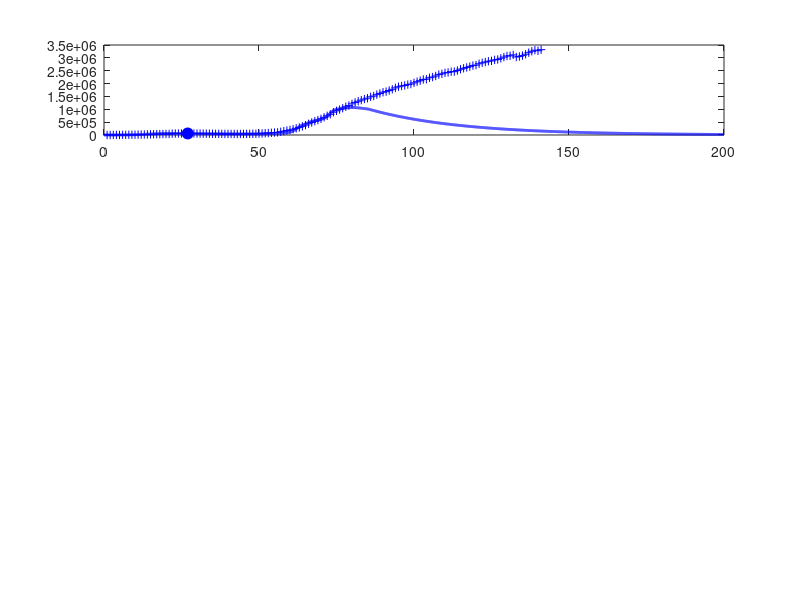

MATLAB code for this plot: (Note: this script raises an error after producing the figure.)
% svr19.m

% Revised:  2020 03 25

% Mathemtatical model for the spread of the covid19 virus
% Model for GLOBAL spread of virus
% Model for CHINA spread of virus: download svr19CHINA.m
% Data from https://www.worldometers.info/coronavirus/
% Date file:  covid19.mat  variable covid19
% Model specified by the variables in the INPUT SECTION of the Script

% DOING PHYSICS WITH MATLAB: 
%   http://www.physics.usyd.edu.au/teach_res/mp/mphome.htm
% Documentation
%   http://www.physics.usyd.edu.au/teach_res/mp/doc/sird19E.htm
% Download Scripts
%   http://www.physics.usyd.edu.au/teach_res/mp/mscripts/

% Ian Cooper
% email: matlabvisualphysics@gmail.com
% Matlab 2019b

% Populations: Data d / Model
% Susceptible individuals:  Sd  S
% Active infections (currently infected);  Id  I
% Recovered:  Rd  R
% Dead:  Dd  D

close all
clear
clc

global Imax Rmax Dmax ITmax Smax

load('covid19.mat')

% save covid19.mat covid19

% DATA: variable covid19
% Col 1: World   Id   Currently Infected Cases
% Col 2: World   Rd   Recovered
% Col 3: World   Dd   Deaths

% Data for China with Script svr19CHINA.m
% Col 4: China   Total infected cases
% Col 5: China   Currently Infected Cases
% Col 6: China   Deaths
% Col 7: USA     Total infected cases
% Col 8: USA     Currently infected cases
% Col 9: USA     Deaths
% Col 10: AUST     Total infected cases
% Col 11: AUST     Currently infected cases
% Col 12: AUST     Deaths
% Col 13: IND     Total infected cases
% Col 14: IND     Currently infected cases
% Col 15: IND     Deaths


% Model: number of time steps 
  num = 5000;

% *********************************************************************  
% INPUTS: Model Parameters
% ********************************************************************* 

% Maximum number of days for model   [200]
  tMax = 200;
% Initial number of infections   [0.004] 
  I = zeros(num,1);
  I(1) = 0.004;
% Adjustible model parameters  
% S --> I  [0.38] 
  a = 0.39;
% I --> R  [0.036]
  b = 0.028;
% I --> D  [0.0025]
  d = 0.0058;
  

% *********************************************************************  
% SETUP
% ********************************************************************* 
  
% DATA: Id Rd Dd / Number of data days for COVID19  
  Ndays = find(covid19 == 0,1) - 1;  
  Id  = covid19(1:Ndays,1);
  Rd = covid19(1:Ndays,2);
  Dd    = covid19(1:Ndays,3);

% Model: S  D  R  
  S = zeros(num,1);
  D = zeros(num,1);
  R = zeros(num,1);
  
% Model: Initial values for populations
  S(1) = 1;
  D(1) = 0;
  R(1) = 0;   
  
% TIME [days]
  t = linspace(0,tMax,num)';
  dt = t(2) - t(1);

% SURGE FACTORS
  s = zeros(num,1);
  for n = 1:num-1
    if t(n) > 30;  s(n) = 0.33; end
    if t(n) > 58;  s(n) = 0.85; end 
    if t(n) > 64;  s(n) = 1.90; end   
    if t(n) > 68;  s(n) = 2.80; end 
    if t(n) > 71;  s(n) = 3.50; end  
    if t(n) > 75;  s(n) = 4.50; end  
    if t(n) > 85; s(n) = 0.00; end  
  end  
  

% *********************************************************************  
% MODEL: Time Evolution
% ********************************************************************* 
 
for n = 1:num-1
  dS = -a*S(n)*I(n)*dt;
  dI = -dS;
  I(n+1) = I(n) + dI;
  dR = b*I(n)*dt;
  dD = d*I(n)*dt;
  surge = s(n)*S(n)*dt;
  R(n+1) = R(n)+ dR;
  D(n+1) = D(n) + dD;
  S(n+1) = S(n) + dS + surge;
  I(n+1) = I(n+1) - dR - dD;
end

% Scaling I, R and D values at day specified by t_index 
%   I(27) = Id(27)
  t_index = 27;
  index = find(t > t_index,1);
  f = Id(t_index)./ I(index);

% Scale populations
  I = f.*I;
  R = f.*R;
  D = f*D;
  
  Imax = max(I);
  Rmax = max(R);
  Dmax = max(D);
  Smax = max(S);
  
% Model: total population that has been infected;  
  Itot = I + R + D;
  ITmax = max(Itot);
  
% Data
  Idtot = Id + Rd + Dd;
  Idmax = max(Id);
  Rdmax = max(Rd);
  Ddmax = max(Dd);
  ITdmax = max(Idtot);
  
% Percentages: model
  pI = 100*I(end) / Itot(end);
  pR = 100*R(end) / Itot(end);
  pD = 100*D(end) / Itot(end);
  
% Percentages: Data
  pId = 100*Id(end) / Idtot(end);
  pRd = 100*Rd(end) / Idtot(end);
  pDd = 100*Dd(end) / Idtot(end);

  
  
% *********************************************************************  
% GRAPHICS
% ********************************************************************* 

figure(1)
  set(gcf,'units','normalized');
  set(gcf,'position',[0.02 0.05 0.3 0.75]);
  set(gcf,'color','w');

subplot(4,1,1)  % INFECTIONS
    xP = 1: Ndays;
    yP = Id;
    plot(xP,yP,'b+')   
    hold on
    
    xP = t_index; yP = Id(t_index);
    plot(xP,yP,'bo','markerfacecolor','b','markersize',8)
    
    xP = t; yP = I;
    plot(xP,yP,'b','linewidth',2)
   
    plotMonths(1)
    
    grid on
    title('Active Infections  I')
    ylabel('I','FontName','Times New Roman')  
    set(gca,'fontsize',12)
  
    
subplot(4,1,2)   % RECOVERIES
    xP = 1: Ndays;
    yP = Rd; 
    plot(xP,yP,'k+')
    hold on
 
    xP = t_index; yP = Rd(t_index);
    plot(xP,yP,'ko','markerfacecolor','k','markersize',8)
    
    xP = t; yP = R;
    plot(xP,yP,'k','linewidth',2)
    
    plotMonths(2)
    
    grid on

    ylabel('R')
    title('Recoveries  R')
    set(gca,'fontsize',12)
   
 
 subplot(4,1,3)    % DEATHS
    xP = 1: Ndays;
    yP = Dd; 
    plot(xP,yP,'r+')
    hold on
 
    xP = t_index; yP = Dd(t_index);
    plot(xP,yP,'ro','markerfacecolor','r','markersize',8)
    
    xP = t; yP = D;
    plot(xP,yP,'r','linewidth',2)
    
    plotMonths(3)
    grid on
    
    ylabel('D')
    title('Deaths  D')
    set(gca,'fontsize',12) 
    
    
 subplot(4,1,4)   % Total infections
 
    th = 5;
    k = log(2)/th;
    v0 = 177400/exp(k*60);
    v = v0.*exp(k*t);
  %  v(v > ITmax) = ITmax;
    
    xP = t(1:2500);
    yP = v(1:2500);
    plot(xP,yP,'r','linewidth',1.2)
   
    hold on
    xP = 1: Ndays;
    yP = Idtot; 
    plot(xP,yP,'b+')
    hold on
    xP = t; yP = Itot;
    plot(xP,yP,'b','linewidth',2)
    
    plotMonths(4)
    
    ylim([0 1.2*ITmax])
    grid on
    xlabel('days elapsed')
    ylabel('I_{tot}','FontName','Times New Roman')
    title('Total Infections I_{tot}');
    set(gca,'fontsize',12) 
    
    
    
figure(2)
   set(gcf,'units','normalized');
   set(gcf,'position',[0.60 0.05 0.25 0.25]);
   set(gcf,'color','w');

   fig = figure(2);
   left_color = [0 0 0];
   right_color = [1 0 1];
   set(fig,'defaultAxesColorOrder',[left_color; right_color]);
   
    plotMonths(5)   
        
    yyaxis left
    xP = t; yP = S;
    plot(xP,yP,'k','linewidth',2)
    grid on
    xlabel('days elapsed')
    ylabel('Susceptible population  S') 
      
    yyaxis right
    xP = t; yP = s;
    plot(xP,yP,'m','linewidth',1)
    grid on
    ylabel('surge factor  s') 
        
    set(gca,'fontsize',12)    

    
    
    
figure(7)
   set(gcf,'units','normalized');
   set(gcf,'position',[0.33 0.05 0.25 0.35]);
   set(gcf,'color','w');

   xlim([0 120])
   ylim([0 250])
   hh = 250; dh = -25;
   
   txt = 'Start date:  22 January 2020';
   Htext = text(0,hh,txt,'fontsize',12);
   set(Htext,'color','k')
   
   hh = hh+dh;
   txt = 'Model Parameters';
   text(0,hh,txt,'fontsize',12)
   
   hh = hh+dh;
   txt = sprintf('I(0) = %3.0f   a = %2.3f   b = %2.3f   d = %2.3f', ...
       I(1),a,b,d);
   text(0,hh,txt,'fontsize',12)
      
   hh = hh+2*dh; 
   txt = 'DATA';
   text(0,hh,txt,'fontsize',12)
   
    z = datenum([2020 1 22]);
    z = z + Ndays-1;
    z = datetime(z,'ConvertFrom','datenum');
    z.Format = 'dd-MMM-yyyy';
    txt = cellstr(z) ; 
    text(20,hh,txt,'fontsize',12)
    
   hh = hh+dh;
   z1 = Id(end); z2 = Rd(end); z3 = Dd(end); z4 = z1+z2+z3;  
   txt = sprintf('I = %5.0f    R = %5.0f    D = %5.0f    I_{tot} = %5.0f', z1,z2,z3,z4);
   text(6,hh,txt,'fontsize',12)
   
   % Recoveries and Deaths
    pR = 100*Rd(end)/(Rd(end)+Dd(end));
    pD = 100*Dd(end)/(Rd(end)+Dd(end));
    hh = hh+dh;
    txt = sprintf('percent: Active = %2.1f  Recoveries = %2.1f    Deaths = %2.1f   ',pId,pRd,pDd);
    text(2,hh,txt,'fontsize',12)  
   
   hh = hh+2*dh; 
   txt = 'MODEL PREDICTIONS';
   text(0,hh,txt,'fontsize',12)
   
    z = datenum([2020 1 22]);
    z = z + tMax;
    z = datetime(z,'ConvertFrom','datenum');
    z.Format = 'dd-MMM-yyyy';
    txt = cellstr(z) ; 
    text(60,hh,txt,'fontsize',12)
   
   hh = hh+dh;
    z1 = I(end); z2 = R(end); z3 = D(end); z4 = z1+z2+z3;  
    txt = sprintf('I = %5.0f    R = %5.0f    D = %5.0f    I_{tot} = %5.0f', z1,z2,z3,z4);
    text(6,hh,txt,'fontsize',12)

   hh = hh+dh;
    txt = 'Peak';
    text(10,hh,txt,'fontsize',12)
    z = find(I == Imax,1);
    z = t(z) + datenum([2020 1 22]);
    z = datetime(z,'ConvertFrom','datenum');
    z.Format = 'dd-MMM-yyyy';
    txt = cellstr(z) ; 
    text(30,hh,txt,'fontsize',12)
   
    txt = sprintf('I_{peak} = %5.0f',Imax);
    text(70,hh,txt,'fontsize',12)
   
    hh = hh+dh;
    txt = sprintf('percent: Active = %2.1f  Recoveries = %2.1f    Deaths = %2.1f   ',pI,pR,pD);
    text(2,hh,txt,'fontsize',12)   
       

    
    axis off
   
    
    function  pM = plotMonths(z)
     global Imax Rmax Dmax ITmax Smax
     
     % Months
       m1 = [2020 01 22];    % day zero
       m2 = [2020 02  1];    % Feb
       m3 = [2020 03  1];    % Mar
       m4 = [2020 04  1];    % Apr
       m5 = [2020 05  1];    % May
       m6 = [2020 06  1];    % Jun
       m7 = [2020 07  1];    % Jul
       m8 = [2020 08  1];    % Aug
   
      tm(1) = datenum(m1);
      tm(2) = datenum(m2) - tm(1);
      tm(3) = datenum(m3) - tm(1);
      tm(4) = datenum(m4) - tm(1);
      tm(5) = datenum(m5) - tm(1);
      tm(6) = datenum(m6) - tm(1);
      tm(7) = datenum(m7) - tm(1);
      tm(8) = datenum(m8) - tm(1);
   
      if z == 1; yMax = Imax; end
      if z == 2; yMax = Rmax; end
      if z == 3; yMax = Dmax; end
      if z == 4; yMax = ITmax; end
      if z == 5; yMax = Smax; end
      
      for n = 2:8
        plot([tm(n), tm(n)], [0, yMax],'linewidth',1,'color', [0.5 0.5 0.5]);
        hold on
      end
      
      ys = 0.8;
      text(22, ys*yMax,'F')
      text(52, ys*yMax,'M')
      text(82, ys*yMax,'A')
      text(112,ys*yMax,'M')
      text(142,ys*yMax,'J')
      text(172,ys*yMax,'J')
      
   end
   
   
